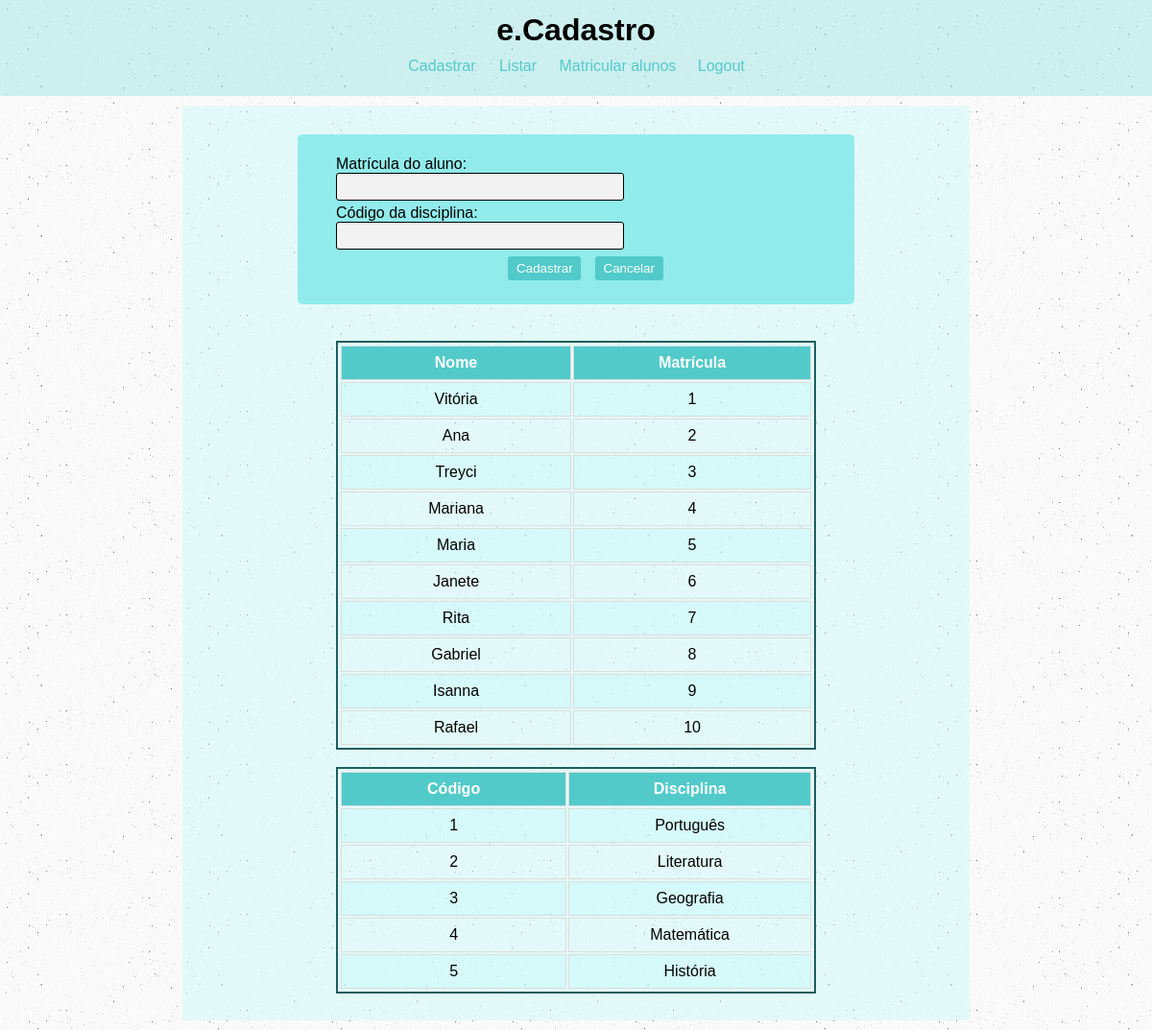
Page /matricular_aluno.php on the committed database.
### tables this page shows
CREATE TABLE IF NOT EXISTS `alunos` (
  `matricula` int(11) NOT NULL AUTO_INCREMENT,
  `nome` varchar(50) DEFAULT NULL,
  `senha` varchar(32) DEFAULT NULL,
  `cpf` bigint(20) DEFAULT NULL,
  `endereco` varchar(50) DEFAULT NULL,
  PRIMARY KEY (`matricula`)
);

CREATE TABLE IF NOT EXISTS `disciplinas` (
  `cod_disc` varchar(50) NOT NULL,
  `nome_disc` varchar(50) DEFAULT NULL,
  `carga_hor` int(11) DEFAULT NULL,
  PRIMARY KEY (`cod_disc`)
);

### matricular_aluno.php (the view, shortened to what this page needs)
<!DOCTYPE html!>
<html lang="pt-br">
<head>
	<link rel="stylesheet" type="text/css" href="css/estilo.css">
</head>
<body>
	<?php include "includes/menu_adm.php" ?>
	<div id="area-principal">
		<div id="postagem">
      <?php
  		$conexao = conecta_mysql();
  		$sql = "SELECT * FROM alunos";
  		$resultado = mysqli_query($conexao,$sql);
      if ($resultado) {
        $alunos = array();
        while($linha = mysqli_fetch_array($resultado,MYSQLI_ASSOC)){
          $alunos[] = $linha;
        }
      }
      ?>
			<form method="post">
				<fieldset>
					<p>
					<label> Matrícula do aluno: </label><br>
					<input type="text" name="matricula_aluno" id="matricula_aluno"></p>
					<p>
					<label> Código da disciplina: </label><br>
					<input type="text" name="cod_disciplina" id="cod_disciplina"></p>
					<input type="submit" value=" Cadastrar ">
					<input type="reset" value=" Cancelar ">
				</fieldset>
			</form><br>
      <center><table border="2px">
        <tr>
          <th> Nome </th>
          <th> Matrícula </th>
        </tr>
        <?php
        foreach ($alunos as $aluno){
          print "<tr>";
          print "<td>" . $aluno["nome"]. "</td>";
          print "<td>" . $aluno["matricula"]." </td>";
          print "</tr>";
        }
        print" </table></center></br>";
        $sql = "SELECT * FROM disciplinas";
    		$resultado = mysqli_query($conexao,$sql);
        if ($resultado) {
          $disciplinas = array();
          while($linha = mysqli_fetch_array($resultado,MYSQLI_ASSOC)){
            $disciplinas[] = $linha;
          }
        }
        ?>
        <center><table border="2px">
          <tr>
            <th> Código  </th>
            <th> Disciplina </th>
          </tr>
          <?php
          foreach ($disciplinas as $disciplina){
            print "<tr>";
            print "<td>" . $disciplina["cod_disc"]. "</td>";
            print "<td>" . $disciplina["nome_disc"]." </td>";
            print "</tr>";
          }
          print" </table></center></br>";
          ?>
</body>
  </html>

### css/estilo.css (style rules this page uses)
* { margin: 0; padding: 0; }
body { font-size: 16px; font-family: "Trebuchet MS", Helvetica, sans-serif; background-image: url(img/body.jpg); }
p { text-align: justify; padding: 2 0 2 0; }
fieldset { padding: 20px; padding-left: 40px; background-color: #91EBEB; width: 65%; margin: 20px auto; border-radius: 5px; border:none; }
#area-principal { width: 820px; margin: 10px auto 10px auto; }
#postagem { background-color: rgba(192, 247, 247, 0.4); padding: 10px; margin-bottom: 10px; text-align: center; }
input[type="text"],input[type="password"],[type="number"], select { background-color:#f2f2f2; border:1px solid #000; padding: 6px 10px; border-radius: 3px; width: 300px; }
input[type = "submit"] { padding: 5px; color: #fff; background-color: #52CACA; margin: 5px; border: none; border-radius: 3px; }
input[type = "reset"] { padding: 5px; color: #fff; background-color: #52CACA; margin: 5px; border: none; border-radius: 3px; }
table,td,tr,th { border: 2px solid ; border-color: #1E5E5E; padding: 1px; margin: auto; text-align: center; width: 500px; }
table th { padding-top: 6px; padding-bottom: 6px; text-align: center; background-color: #52CACA; color: white; }
table td, table th { border: 1px solid #ddd; padding: 8px; }
table tr:nth-child(even) { background-color: rgba(192, 247, 247, 0.4); }

### rows in the picture
alunos: nome "Vitória", matricula "1"
alunos: nome "Ana", matricula "2"
alunos: nome "Treyci", matricula "3"
alunos: nome "Mariana", matricula "4"
alunos: nome "Maria", matricula "5"
alunos: nome "Janete", matricula "6"
alunos: nome "Rita", matricula "7"
alunos: nome "Gabriel", matricula "8"
alunos: nome "Isanna", matricula "9"
alunos: nome "Rafael", matricula "10"
disciplinas: cod_disc "1", nome_disc "Português"
disciplinas: cod_disc "2", nome_disc "Literatura"
disciplinas: cod_disc "3", nome_disc "Geografia"
disciplinas: cod_disc "4", nome_disc "Matemática"
disciplinas: cod_disc "5", nome_disc "História"
